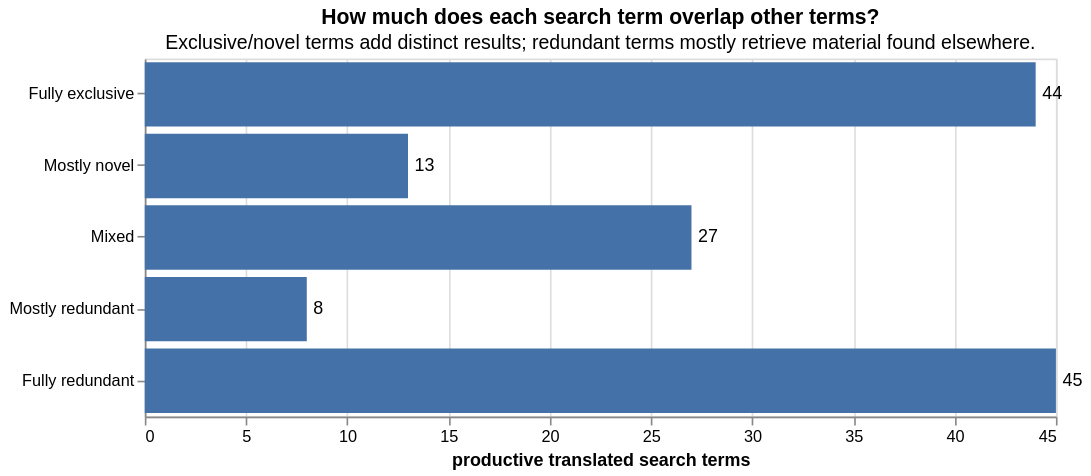

Notebook source saved alongside this figure:
### Markdown cell above
## 8.4 — Search-Term Overlap and Retrieval Clusters

Counting every term-result link separately overstates the amount of material retrieved, because several translated terms can return the same repository, issue, user, or organization. I therefore compare each term's exclusive results with results shared across terms, then inspect the strongest pairwise overlaps as a network.

Overlap is evidence about retrieval behavior, not proof that two translations are equivalent. A cluster may reflect a genuine multilingual concept, an orthographic variant, GitHub's query normalization, a broad topic match, or an irrelevant phrase. I use the network to identify broader patterns and the HTML relevance reviewer to determine what those patterns mean.

### Code cell
overlap_review = pd.read_csv(SEARCH_RELEVANCE_QUEUE_PATH, keep_default_na=False)
overlap_edges = pd.read_csv(SEARCH_OVERLAP_PATH)
overlap_summary = pd.read_csv(SEARCH_OVERLAP_SUMMARY_PATH)

print("Global retrieval overlap (all productive terms):")
display(overlap_summary.T.rename(columns={0: "count"}))

shared_pct = pd.to_numeric(overlap_review["shared_with_other_terms_pct"], errors="coerce").fillna(0)
overlap_review["overlap_class"] = pd.cut(
    shared_pct,
    bins=[-0.001, 0, 0.10, 0.90, 0.999999, 1.0],
    labels=["Fully exclusive", "Mostly novel", "Mixed", "Mostly redundant", "Fully redundant"],
    include_lowest=True,
)
overlap_order = ["Fully exclusive", "Mostly novel", "Mixed", "Mostly redundant", "Fully redundant"]
overlap_counts = (overlap_review["overlap_class"].value_counts().reindex(overlap_order, fill_value=0)
                  .rename_axis("overlap_class").reset_index(name="terms"))

overlap_bars = alt.Chart(overlap_counts).mark_bar(color="#4472A8").encode(
    y=alt.Y("overlap_class:N", sort=overlap_order, title=None),
    x=alt.X("terms:Q", title="productive translated search terms"),
).properties(width=560, height=220, title={"text": "How much does each search term overlap other terms?",
    "subtitle": "Exclusive/novel terms add distinct results; redundant terms mostly retrieve material found elsewhere."})
overlap_labels = overlap_bars.mark_text(align="left", dx=4, color="black").encode(text="terms:Q")
overlap_chart = overlap_bars + overlap_labels
display(overlap_chart)
save_chart(overlap_chart, str(FIGURE_DIR / "search_term_overlap_distribution.png"), scale_factor=2)

novel_terms = overlap_review.assign(
    new_beyond_english_count=pd.to_numeric(overlap_review["new_beyond_english_count"], errors="coerce").fillna(0).astype(int),
    total_unique_results=pd.to_numeric(overlap_review["total_unique_results"], errors="coerce").fillna(0).astype(int),
    exclusive_result_count=pd.to_numeric(overlap_review["exclusive_result_count"], errors="coerce").fillna(0).astype(int),
).sort_values(["new_beyond_english_count", "exclusive_result_count"], ascending=False)
print("Terms adding the most results beyond the English query (novelty still requires relevance review):")
display(novel_terms[["search_term", "natural_language", "total_unique_results",
                     "exclusive_result_count", "new_beyond_english_count",
                     "shared_with_other_terms_pct"]].head(15))

### Figure 1 — Vega specification as saved in the notebook (floating-point values rounded to 4 significant figures)
{"$schema": "https://vega.github.io/schema/vega/v6.json", "data": [{"name": "source_0"}, {"name": "data_1", "values": [{"overlap_class": "Fully exclusive", "terms_end": 44.0, "terms_start": 0.0}, {"overlap_class": "Mostly novel", "terms_end": 13.0, "terms_start": 0.0}, {"overlap_class": "Mixed", "terms_end": 27.0, "terms_start": 0.0}, {"overlap_class": "Mostly redundant", "terms_end": 8.0, "terms_start": 0.0}, {"overlap_class": "Fully redundant", "terms_end": 45.0, "terms_start": 0.0}]}, {"name": "data_2", "values": [{"overlap_class": "Fully exclusive", "terms": 44}, {"overlap_class": "Mostly novel", "terms": 13}, {"overlap_class": "Mixed", "terms": 27}, {"overlap_class": "Mostly redundant", "terms": 8}, {"overlap_class": "Fully redundant", "terms": 45}]}, {"name": "source_0_y_domain_overlap_class", "values": [{"overlap_class": "Fully exclusive", "sort_field": 0.0}, {"overlap_class": "Mostly novel", "sort_field": 1.0}, {"overlap_class": "Mixed", "sort_field": 2.0}, {"overlap_class": "Mostly redundant", "sort_field": 3.0}, {"overlap_class": "Fully redundant", "sort_field": 4.0}]}], "marks": [{"type": "rect", "name": "layer_0_marks", "from": {"data": "data_1"}, "encode": {"update": {"x2": {"field": "terms_start", "scale": "x"}, "fill": {"value": "#4472A8"}, "y": {"field": "overlap_class", "scale": "y"}, "height": {"signal": "max(0.25, bandwidth('y'))"}, "x": {"field": "terms_end", "scale": "x"}}}, "style": ["bar"]}, {"type": "text", "name": "layer_1_marks", "from": {"data": "data_2"}, "encode": {"update": {"x": {"field": "terms", "scale": "x"}, "y": {"field": "overlap_class", "scale": "y", "band": 0.5}, "text": {"signal": "format(datum[\"terms\"], \"\")"}, "fill": {"value": "black"}, "dx": {"value": 4}, "baseline": {"value": "middle"}, "align": {"value": "left"}}}, "style": ["text"]}], "scales": [{"name": "x", "type": "linear", "domain": {"fields": [{"data": "data_1", "field": "terms_start"}, {"data": "data_1", "field": "terms_end"}, {"data": "data_2", "field": "terms"}]}, "range": [0, {"signal": "width"}], "nice": true, "zero": true}, {"name": "y", "type": "band", "domain": {"data": "source_0_y_domain_overlap_class", "field": "overlap_class", "sort": {"op": "max", "field": "sort_field"}}, "range": [0, {"signal": "height"}], "paddingInner": 0.1, "paddingOuter": 0.05}], "axes": [{"scale": "x", "ticks": false, "labels": false, "domain": false, "grid": true, "orient": "bottom", "tickCount": {"signal": "ceil(width/40)"}, "zindex": 0, "minExtent": 0, "aria": false, "gridScale": "y", "maxExtent": 0}, {"scale": "x", "labelOverlap": true, "title": "productive translated search terms", "orient": "bottom", "labelFlush": true, "grid": false, "tickCount": {"signal": "ceil(width/40)"}, "zindex": 0}, {"scale": "y", "grid": false, "orient": "left", "zindex": 0}], "title": {"text": "How much does each search term overlap other terms?", "frame": "group", "subtitle": "Exclusive/novel terms add distinct results; redundant terms mostly retrieve material found elsewhere."}, "padding": 5, "height": 220, "style": "cell", "background": "white", "width": 560}
